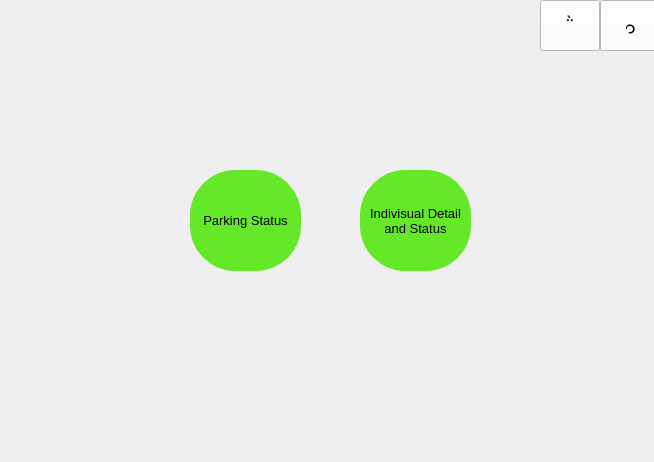
<?xml version="1.0" encoding="UTF-8"?>
<ui version="4.0">
 <class>backoffice1_3</class>
 <widget class="QDialog" name="backoffice1_3">
  <property name="geometry">
   <rect>
    <x>0</x>
    <y>0</y>
    <width>654</width>
    <height>462</height>
   </rect>
  </property>
  <property name="windowTitle">
   <string>Dialog</string>
  </property>
  <widget class="QPushButton" name="bo13pstatus">
   <property name="geometry">
    <rect>
     <x>190</x>
     <y>170</y>
     <width>111</width>
     <height>101</height>
    </rect>
   </property>
   <property name="font">
    <font>
     <family>Segoe UI</family>
     <pointsize>10</pointsize>
    </font>
   </property>
   <property name="autoFillBackground">
    <bool>false</bool>
   </property>
   <property name="styleSheet">
    <string notr="true">background-color: #64e827;
border: 1px solid black;
border-radius: 45px;
border-color: #64e827;</string>
   </property>
   <property name="text">
    <string>Parking Status</string>
   </property>
  </widget>
  <widget class="QPushButton" name="bo13userstatus">
   <property name="geometry">
    <rect>
     <x>360</x>
     <y>170</y>
     <width>111</width>
     <height>101</height>
    </rect>
   </property>
   <property name="font">
    <font>
     <family>Segoe UI</family>
     <pointsize>10</pointsize>
    </font>
   </property>
   <property name="autoFillBackground">
    <bool>false</bool>
   </property>
   <property name="styleSheet">
    <string notr="true">background-color: #64e827;
border: 1px solid black;
border-radius: 45px;
border-color: #64e827;</string>
   </property>
   <property name="text">
    <string>Indivisual Detail 
and Status</string>
   </property>
  </widget>
  <widget class="QPushButton" name="hometohome">
   <property name="geometry">
    <rect>
     <x>600</x>
     <y>0</y>
     <width>61</width>
     <height>51</height>
    </rect>
   </property>
   <property name="font">
    <font>
     <pointsize>14</pointsize>
    </font>
   </property>
   <property name="autoFillBackground">
    <bool>false</bool>
   </property>
   <property name="styleSheet">
    <string notr="true">background-color:white;</string>
   </property>
   <property name="text">
    <string></string>
   </property>
  </widget>
  <widget class="QPushButton" name="backtoback">
   <property name="geometry">
    <rect>
     <x>540</x>
     <y>0</y>
     <width>60</width>
     <height>51</height>
    </rect>
   </property>
   <property name="font">
    <font>
     <pointsize>14</pointsize>
    </font>
   </property>
   <property name="autoFillBackground">
    <bool>false</bool>
   </property>
   <property name="styleSheet">
    <string notr="true">background-color:white;</string>
   </property>
   <property name="text">
    <string></string>
   </property>
  </widget>
 </widget>
 <resources/>
 <connections/>
</ui>
